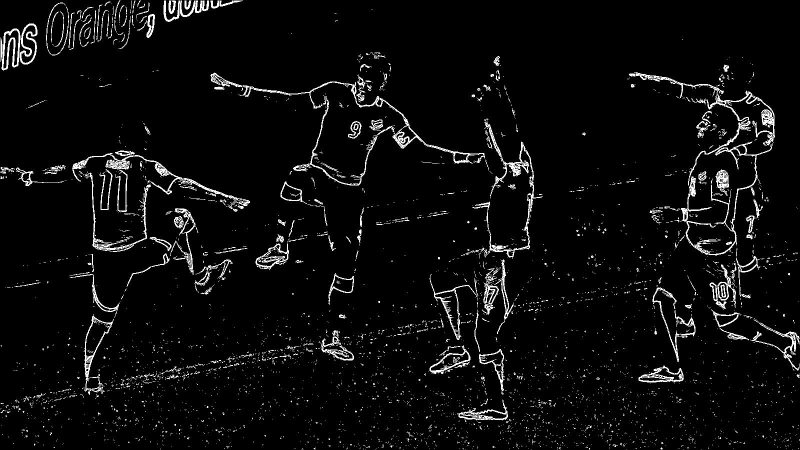
#> input picture test.jpg, 1600 x 900 px (shown at 1/2 size)
$ python affric_soccer.py test.jpg out.png 1.0   (older library calls are emulated)
#> lines starting #> are read from the running program, lines starting #| are printed output that depends on the picture; after the words box and inside, x2 and y2 are one past the last pixel; in counts of white or black regions, pixels touching at a corner belong together
import sys
from PIL import Image
import numpy as np
import math

if len(sys.argv)!=4:
    print("usage is: %s image_in image_out thresh"%(sys.argv[0]))
    print("        thresh is between 0 and 255")
    print("        smaller values make detection more sensitive")
    sys.exit()


pil_image_rgb = Image.open(sys.argv[1])
#> pil_image_rgb is the input picture: PIL image 1600x900 L; min 0, max 255, mean 12.4
image_rgb = np.asarray(pil_image_rgb, np.float)
Image.fromarray(image_rgb.astype(np.uint8)).save("verify_image.jpg")

pil_image_bw = pil_image_rgb.convert('L')
pil_image_bw.show()
image_bw = np.asarray(pil_image_bw, np.float)
print(image_bw)
#> (printed output is left out)
rows = image_bw.shape[0]
#> rows = 900
cols = image_bw.shape[1]
#> cols = 1600
thresh = float(sys.argv[3])
print(f"rows = {rows}; cols = {cols}; thresh = {thresh}")
#| rows = 900; cols = 1600; thresh = 1.0

image_out = np.zeros((rows, cols), np.float)

# horizontal
for i in range(1, rows-1):
    image_out[i,1:-1] = (    (image_bw[i-1, 2:] - image_bw[i-1, :-2])   + \
                             (image_bw[i, 2:]   - image_bw[i,   :-2])*2 + \
                             (image_bw[i+1,2:]  - image_bw[i+1, :-2])) ** 2
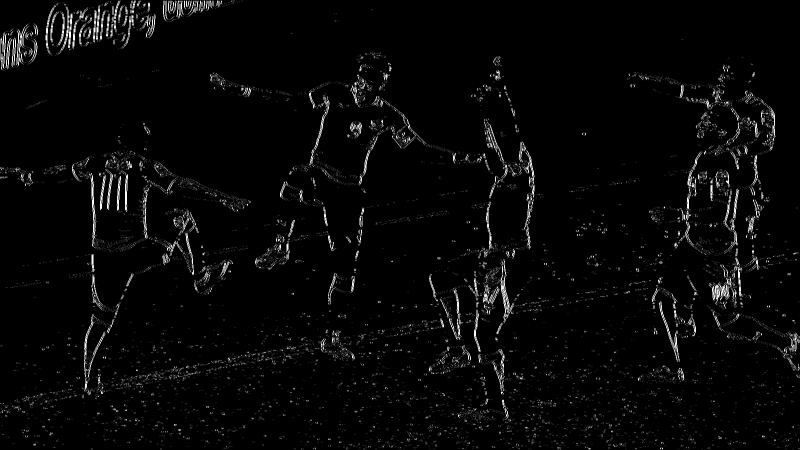
#> image_out: shape (900, 1600) float64 (shown at 1/2 size); min 0, max 1040400, mean 29884.9; drawn with min black and max white

# vertical
for j in range(1, cols-1):
    image_out[1:-1,j] += ( (image_bw[2:, j-1] - image_bw[:-2, j-1])   + \
                             (image_bw[2:, j]   - image_bw[:-2, j])*2 + \
                             (image_bw[2:, j+1]  - image_bw[:-2, j])) ** 2
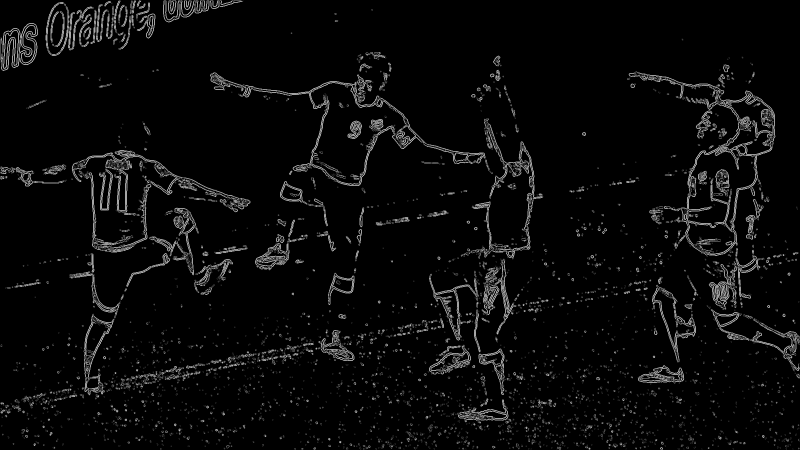
#> image_out: shape (900, 1600) float64 (shown at 1/2 size); min 0, max 1625625, mean 62883.2; drawn with min black and max white

image_out = np.sqrt(image_out)
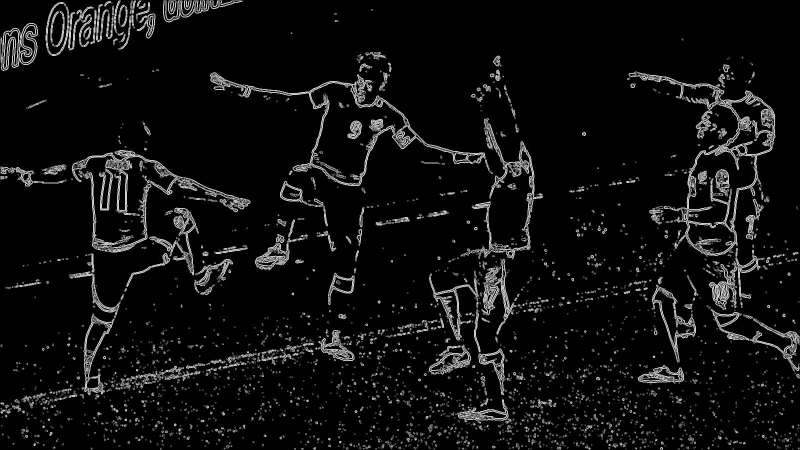
#> image_out: shape (900, 1600) float64 (shown at 1/2 size); min 0, max 1275, mean 77.7; drawn with min black and max white
maxval = np.amax(image_out)
#> maxval = 1275
print(f"maxval = {maxval}")
#| maxval = 1275.0
image_out = 254*image_out/maxval
image_out = np.where(image_out < thresh, 0, 255)
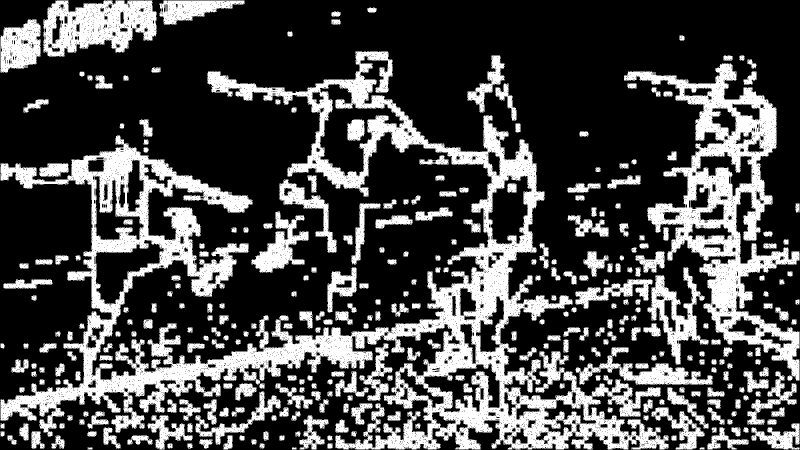
#> image_out: shape (900, 1600) int64 (shown at 1/2 size); 28.6% white; 325 white regions (3 under 20 px), largest, box (x1, y1, x2, y2) and area: (1, 103, 1337, 899) 206715, (1248, 127, 1599, 761) 58998, (87, 1, 313, 113) 16736
image_out = image_out.astype(np.uint8)
a = Image.fromarray(image_out)
a.save(sys.argv[2])
a.show()
